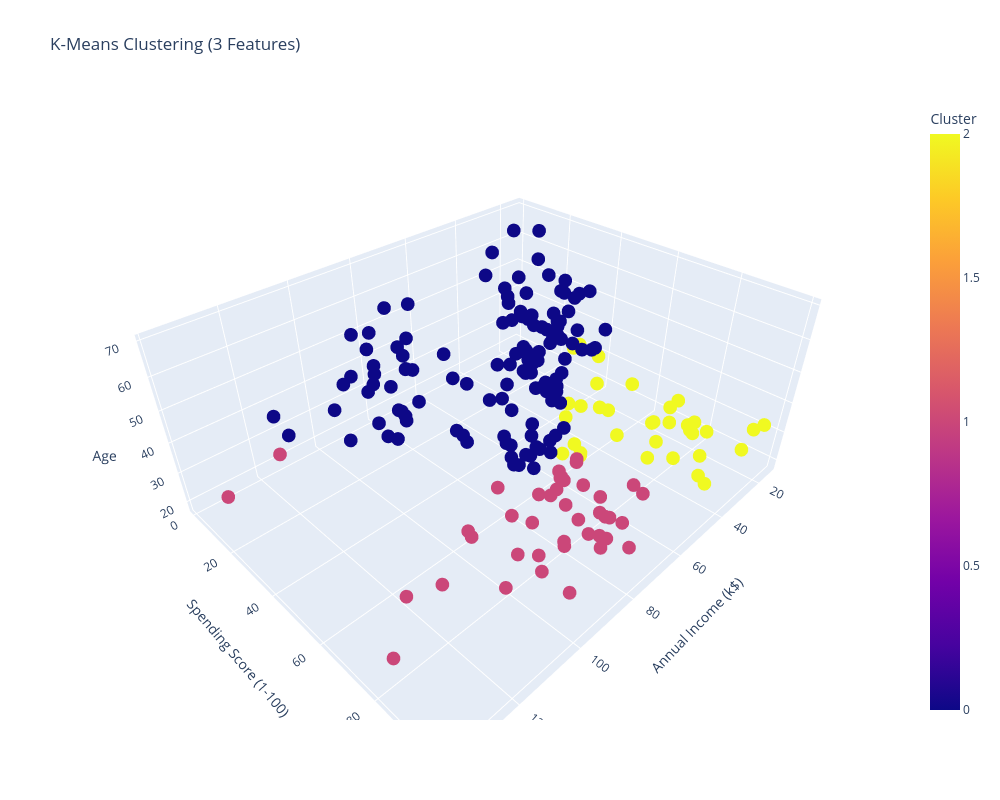

The code cell stored with this chart in its notebook:
### Markdown cell above
<div style="
    background-color:#8F0177;
    padding:15px;
    border-radius:8px;
    color:white;
    display:flex;
    align-items:center;
">
    <h3 style="margin:0;">Use Plotly Package to Create Dynamic Plots</h3>
</div>

### Code cell
import plotly.express as px

# Create an interactive 3D scatter plot
fig = px.scatter_3d(
    df,
    x="Annual Income (k$)",
    y="Spending Score (1-100)",
    z="Age",
    color="Cluster",  # Color points by cluster
    title="K-Means Clustering (3 Features)",
    labels={
        "Annual Income (k$)": "Annual Income (k$)",
        "Spending Score (1-100)": "Spending Score (1-100)",
        "Age": "Age"
    },
    width=1000,  # Set the width of the plot
    height=800   # Set the height of the plot
)

# Show the interactive plot
fig.show()

### Figure 1 — Plotly figure (JSON) as saved in the notebook; plotly's stock layout.template omitted (floating-point values rounded to 4 significant figures; data arrays with more than 128 entries replaced by an {"elided": "..."} marker saying what was removed)
{"data": [{"hovertemplate": "Annual Income (k$)=%{x}<br>Spending Score (1-100)=%{y}<br>Age=%{z}<br>Cluster=%{marker.color}<extra></extra>", "legendgroup": "", "marker": {"color": {"elided": "200 int values"}, "coloraxis": "coloraxis", "symbol": "circle"}, "mode": "markers", "name": "", "scene": "scene", "showlegend": false, "type": "scatter3d", "x": {"elided": "200 int values"}, "y": {"elided": "200 int values"}, "z": {"elided": "200 int values"}}], "layout": {"coloraxis": {"colorbar": {"title": {"text": "Cluster"}}, "colorscale": [[0, "#0d0887"], [0.1111, "#46039f"], [0.2222, "#7201a8"], [0.3333, "#9c179e"], [0.4444, "#bd3786"], [0.5556, "#d8576b"], [0.6667, "#ed7953"], [0.7778, "#fb9f3a"], [0.8889, "#fdca26"], [1, "#f0f921"]]}, "height": 800, "legend": {"tracegroupgap": 0}, "scene": {"domain": {"x": [0, 1], "y": [0, 1]}, "xaxis": {"title": {"text": "Annual Income (k$)"}}, "yaxis": {"title": {"text": "Spending Score (1-100)"}}, "zaxis": {"title": {"text": "Age"}}}, "title": {"text": "K-Means Clustering (3 Features)"}, "width": 1000}}
